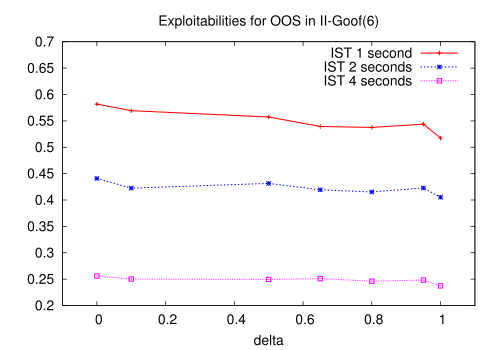

gnuplot code for this plot:
set terminal postscript eps enhanced color "Helvetica" 20
set out 'goof-expl.eps'
set title 'Exploitabilities for OOS in II-Goof(6)'
set multiplot
set xlabel 'delta'
set xrange [-0.1:1.1]
set yrange [:0.7]
plot "goof-expl.dat" using 1:4 with linespoints lt 1 lw 3 title 'IST 1 second', \
     "goof-expl.dat" using 1:7 with linespoints lt 3 lw 3 title 'IST 2 seconds', \
     "goof-expl.dat" using 1:10 with linespoints lt 4 lw 3 title 'IST 4 seconds'
